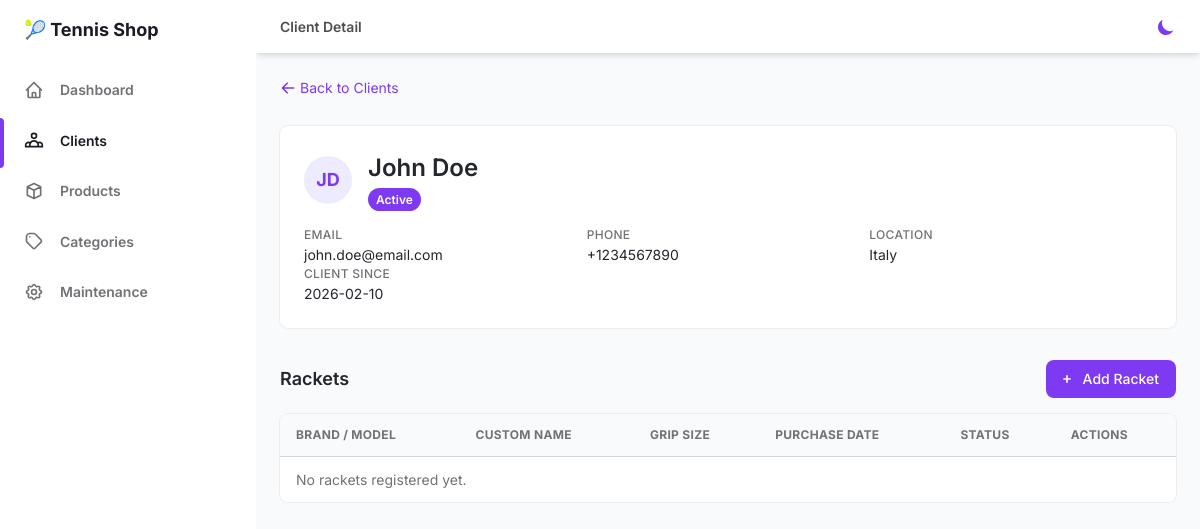
The page /clients/83c28422-14ba-4557-abca-d669e3091989 on the database as committed earlier.
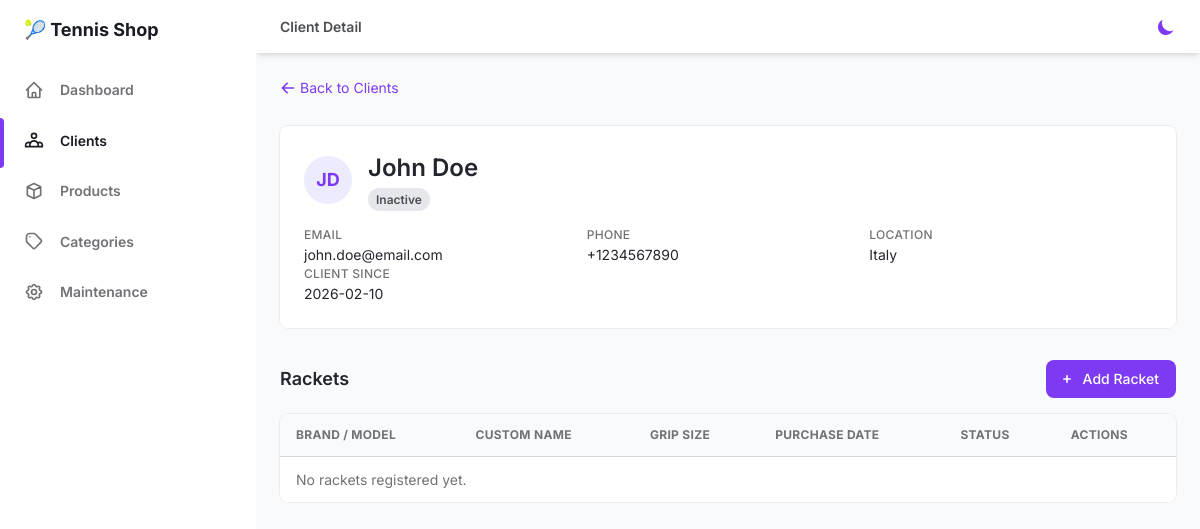
The same page on the database as committed later.
### app/models/client.py (models this page shows, shortened)
class Client(Base):
    __tablename__ = "clients"
    id = Column(String(36), primary_key=True, default=lambda: str(uuid.uuid4()), index=True)
    first_name = Column(String, nullable=False, index=True)
    last_name = Column(String, nullable=False, index=True)
    email = Column(String, unique=True, nullable=True, index=True)
    phone_number = Column(String, nullable=False, index=True)
    date_of_birth = Column(Date, nullable=True)
    address_line1 = Column(String, nullable=True)
    address_line2 = Column(String, nullable=True)
    city = Column(String, nullable=True)
    postal_code = Column(String, nullable=True)
    country = Column(String, nullable=True)
    notes = Column(String, nullable=True)  # Special preferences or notes
    is_active = Column(Boolean, default=True, nullable=False)
    created_at = Column(DateTime, default=datetime.utcnow, nullable=False)
    updated_at = Column(DateTime, default=datetime.utcnow, onupdate=datetime.utcnow, nullable=False)
    rackets = relationship("ClientRacket", back_populates="client", cascade="all, delete-orphan")

### app/routers/views.py (the view)
@router.get("/clients/{client_id}")
async def client_detail(client_id: str, request: Request, db: AsyncSession = Depends(get_db)):
    client = (await db.execute(
        select(Client).where(Client.id == client_id)
    )).scalar_one_or_none()
    if not client:
        raise HTTPException(status_code=404, detail="Client not found")
    rackets = (await db.execute(
        select(ClientRacket).where(ClientRacket.client_id == client_id).order_by(ClientRacket.brand)
    )).scalars().all()
    all_products = (await db.execute(
        select(Product).where(Product.is_active == True).order_by(Product.brand, Product.name)
    )).scalars().all()
    all_products_divided_by_category = {}
    for p in all_products:
        if p.category_id not in all_products_divided_by_category:
            all_products_divided_by_category[p.category_id] = []
        all_products_divided_by_category[p.category_id].append(p)
    all_categories = (await db.execute(select(ProductCategory))).scalars().all()
    strings_category_ids = {c.id for c in all_categories if "string" in c.name.lower()}
    base_grips_category_ids = {c.id for c in all_categories if "grip" in c.name.lower() and "over" not in c.name.lower()}
    overgrips_category_ids = {c.id for c in all_categories if "overgrip" in c.name.lower()}
    strings_for_dropdown = [
        {"id": p.id, "label": f"{p.brand} — {p.name}"}
        for p in all_products if p.category_id in strings_category_ids
    ]
    base_grips_for_dropdown = [
        {"id": p.id, "label": f"{p.brand} — {p.name}"}
        for p in all_products if p.category_id in base_grips_category_ids
    ]
    overgrips_for_dropdown = [
        {"id": p.id, "label": f"{p.brand} — {p.name}"}
        for p in all_products if p.category_id in overgrips_category_ids
    ]
    return templates.TemplateResponse(request, "pages/client_detail.html", {
        "active_page": "clients",
        "client": {
            "id": client.id,
            "first_name": client.first_name,
            "last_name": client.last_name,
            "email": client.email,
            "phone_number": client.phone_number,
            "date_of_birth": client.date_of_birth.isoformat() if client.date_of_birth else None,
            "address_line1": client.address_line1,
            "address_line2": client.address_line2,
            "city": client.city,
            "postal_code": client.postal_code,
            "country": client.country,
            "notes": client.notes,
            "is_active": client.is_active,
            "created_at": client.created_at.strftime("%Y-%m-%d") if client.created_at else "-",
        },
        "rackets": [
            {
                "id": r.id,
                "brand": r.brand,
                "model": r.model,
                "grip_size": r.grip_size,
                "custom_name": r.custom_name,
                "purchase_date": r.purchase_date.isoformat() if r.purchase_date else None,
                "notes": r.notes,
                "is_active": r.is_active,
            }
            for r in rackets
        ],
        "strings_for_dropdown": strings_for_dropdown,
        "base_grips_for_dropdown": base_grips_for_dropdown,
        "overgrips_for_dropdown": overgrips_for_dropdown,
    })

### app/templates/pages/client_detail.html (shortened to what this page needs)
{% extends "layout.html" %}
{% from "macros/crud.html" import modal_wrapper, delete_confirm, add_button, form_input, form_textarea, form_checkbox, modal_buttons, form_select, toast %}
{% block page_title %}Client Detail{% endblock %}
{% block content %}
<div class="my-6">
  <a href="/clients" class="inline-flex items-center text-sm text-purple-600 hover:text-purple-800 dark:text-purple-400">
    <svg class="w-4 h-4 mr-1" fill="currentColor" viewBox="0 0 20 20">
      <path fill-rule="evenodd" d="M9.707 16.707a1 1 0 01-1.414 0l-6-6a1 1 0 010-1.414l6-6a1 1 0 011.414 1.414L5.414 9H17a1 1 0 110 2H5.414l4.293 4.293a1 1 0 010 1.414z" clip-rule="evenodd"></path>
    </svg>
    Back to Clients
  </a>
</div>
<div class="p-6 mb-8 bg-white rounded-lg shadow-xs dark:bg-gray-800">
  <div class="flex items-center justify-between mb-4">
    <div class="flex items-center">
      <div class="w-12 h-12 mr-4 rounded-full bg-purple-100 dark:bg-purple-500 flex items-center justify-center">
        <span class="text-purple-600 dark:text-purple-100 font-bold text-lg">
          {{ (client.first_name[0] or '') | upper }}{{ (client.last_name[0] or '') | upper }}
        </span>
      </div>
      <div>
        <h2 class="text-2xl font-semibold text-gray-700 dark:text-gray-200">
          {{ client.first_name }} {{ client.last_name }}
        </h2>
        <span class="px-2 py-1 text-xs font-semibold rounded-full
          {% if client.is_active %}text-white bg-purple-600{% else %}text-gray-600 bg-gray-200 dark:bg-gray-700 dark:text-gray-400{% endif %}">
          {{ 'Active' if client.is_active else 'Inactive' }}
        </span>
      </div>
    </div>
  </div>
  <div class="grid grid-cols-2 gap-x-8 gap-y-3 text-sm md:grid-cols-3">
    {% if client.email %}
    <div>
      <p class="text-xs font-medium text-gray-500 dark:text-gray-400 uppercase tracking-wide">Email</p>
      <p class="text-gray-700 dark:text-gray-300">{{ client.email }}</p>
    </div>
    {% endif %}
    {% if client.phone_number %}
    <div>
      <p class="text-xs font-medium text-gray-500 dark:text-gray-400 uppercase tracking-wide">Phone</p>
      <p class="text-gray-700 dark:text-gray-300">{{ client.phone_number }}</p>
    </div>
    {% endif %}
    {% if client.city or client.country %}
    <div>
      <p class="text-xs font-medium text-gray-500 dark:text-gray-400 uppercase tracking-wide">Location</p>
      <p class="text-gray-700 dark:text-gray-300">
        {{ [client.city, client.country] | select | join(', ') }}
      </p>
    </div>
    {% endif %}
    <div>
      <p class="text-xs font-medium text-gray-500 dark:text-gray-400 uppercase tracking-wide">Client Since</p>
      <p class="text-gray-700 dark:text-gray-300">{{ client.created_at }}</p>
    </div>
  </div>
</div>
<div x-data="racketPageData()">
  <div class="flex items-center justify-between mb-4">
    <h3 class="text-lg font-semibold text-gray-700 dark:text-gray-200">Rackets</h3>
    {{ add_button("openCreate()", "Add Racket") }}
  </div>
  <div class="w-full overflow-hidden rounded-lg shadow-xs mb-8">
    <div class="w-full overflow-x-auto">
      <table class="w-full whitespace-no-wrap">
        <thead>
          <tr class="text-xs font-semibold tracking-wide text-left text-gray-500 uppercase border-b dark:border-gray-700 bg-gray-50 dark:text-gray-400 dark:bg-gray-800">
            <th class="px-4 py-3">Brand / Model</th>
            <th class="px-4 py-3">Custom Name</th>
            <th class="px-4 py-3">Grip Size</th>
            <th class="px-4 py-3">Purchase Date</th>
            <th class="px-4 py-3">Status</th>
            <th class="px-4 py-3">Actions</th>
          </tr>
        </thead>
        <tbody class="bg-white divide-y dark:divide-gray-700 dark:bg-gray-800">
          <tr x-show="allRackets.length === 0">
            <td class="px-4 py-3 text-sm text-gray-500 dark:text-gray-400" colspan="6">No rackets registered yet.</td>
          </tr>
        </tbody>
      </table>
    </div>
  </div>
</div>
{% endblock %}

### app/templates/layout.html (shortened to what this page needs)
<!DOCTYPE html>
<html :class="{ 'theme-dark': dark }" x-data="data()" lang="en">
  <head>
    <link rel="stylesheet" href="/static/css/tailwind.output.css" />
  </head>
  <body>
    <div class="flex h-screen bg-gray-50 dark:bg-gray-900" :class="{ 'overflow-hidden': isSideMenuOpen }">
      <aside class="z-20 hidden w-64 overflow-y-auto bg-white dark:bg-gray-800 lg:block flex-shrink-0">
        <div class="py-4 text-gray-500 dark:text-gray-400">
          <a class="ml-6 text-lg font-bold text-gray-800 dark:text-gray-200" href="/">
            🎾 Tennis Shop
          </a>
          <ul class="mt-6">
            <li class="relative px-6 py-3">
              <a class="inline-flex items-center w-full text-sm font-semibold transition-colors duration-150 hover:text-gray-800 dark:hover:text-gray-200 " href="/dashboard">
                <svg class="w-5 h-5" fill="none" stroke-linecap="round" stroke-linejoin="round" stroke-width="2" viewBox="0 0 24 24" stroke="currentColor"><path d="M3 12l2-2m0 0l7-7 7 7M5 10v10a1 1 0 001 1h3m10-11l2 2m-2-2v10a1 1 0 01-1 1h-3m-6 0a1 1 0 001-1v-4a1 1 0 011-1h2a1 1 0 011 1v4a1 1 0 001 1m-6 0h6"></path></svg>
                <span class="ml-4">Dashboard</span>
              </a>
            </li>
            <li class="relative px-6 py-3">
              {% if active_page == 'clients' %}<span class="absolute inset-y-0 left-0 w-1 bg-purple-600 rounded-tr-lg rounded-br-lg"></span>{% endif %}
              <a class="inline-flex items-center w-full text-sm font-semibold transition-colors duration-150 hover:text-gray-800 dark:hover:text-gray-200 {% if active_page == 'clients' %}text-gray-800 dark:text-gray-100{% endif %}" href="/clients">
                <span class="ml-4">Clients</span>
              </a>
            </li>
            <li class="relative px-6 py-3">
              <a class="inline-flex items-center w-full text-sm font-semibold transition-colors duration-150 hover:text-gray-800 dark:hover:text-gray-200 " href="/products">
                <svg class="w-5 h-5" fill="none" stroke-linecap="round" stroke-linejoin="round" stroke-width="2" viewBox="0 0 24 24" stroke="currentColor"><path d="M20 7l-8-4-8 4m16 0l-8 4m8-4v10l-8 4m0-10L4 7m8 4v10M4 7v10l8 4"></path></svg>
                <span class="ml-4">Products</span>
              </a>
            </li>
            <li class="relative px-6 py-3">
              <a class="inline-flex items-center w-full text-sm font-semibold transition-colors duration-150 hover:text-gray-800 dark:hover:text-gray-200 " href="/categories">
                <svg class="w-5 h-5" fill="none" stroke-linecap="round" stroke-linejoin="round" stroke-width="2" viewBox="0 0 24 24" stroke="currentColor"><path d="M7 7h.01M7 3h5c.512 0 1.024.195 1.414.586l7 7a2 2 0 010 2.828l-7 7a2 2 0 01-2.828 0l-7-7A2 2 0 013 12V7a4 4 0 014-4z"></path></svg>
                <span class="ml-4">Categories</span>
              </a>
            </li>
            <li class="relative px-6 py-3">
              <a class="inline-flex items-center w-full text-sm font-semibold transition-colors duration-150 hover:text-gray-800 dark:hover:text-gray-200 " href="/maintenance">
                <span class="ml-4">Maintenance</span>
              </a>
            </li>
          </ul>
        </div>
      </aside>
      <div class="flex flex-col flex-1 w-full overflow-hidden">
        <header class="z-10 py-4 bg-white shadow-md dark:bg-gray-800">
          <div class="container flex items-center justify-between h-full px-6 mx-auto text-purple-600 dark:text-purple-300">
            <span class="text-sm font-semibold text-gray-600 dark:text-gray-300">{% block page_title %}{% endblock %}</span>
            <ul class="flex items-center flex-shrink-0 space-x-6">
              <li class="flex">
                <button class="rounded-md focus:outline-none focus:shadow-outline-purple" @click="toggleTheme()" aria-label="Toggle color mode">
                  <template x-if="!dark">
                    <svg class="w-5 h-5" fill="currentColor" viewBox="0 0 20 20"><path d="M17.293 13.293A8 8 0 016.707 2.707a8.001 8.001 0 1010.586 10.586z"></path></svg>
                  </template>
                </button>
              </li>
            </ul>
          </div>
        </header>
        <main class="h-full overflow-y-auto">
          <div class="container px-0 lg:px-6 mx-auto grid">
            {% block content %}{% endblock %}
          </div>
        </main>
      </div>
    </div>
  </body>
</html>

### app/templates/macros/crud.html (shortened to what this page needs)
{% macro add_button(click_expr, label) %}
<button @click="{{ click_expr }}"
  class="flex items-center justify-between px-4 py-2 text-sm font-medium leading-5 text-white transition-colors duration-150 bg-purple-600 border border-transparent rounded-lg active:bg-purple-600 hover:bg-purple-700 focus:outline-none focus:shadow-outline-purple">
  <svg class="w-4 h-4 mr-2 -ml-1" fill="currentColor" viewBox="0 0 20 20"><path fill-rule="evenodd" d="M10 5a1 1 0 011 1v3h3a1 1 0 110 2h-3v3a1 1 0 11-2 0v-3H6a1 1 0 110-2h3V6a1 1 0 011-1z" clip-rule="evenodd"></path></svg>
  <span>{{ label }}</span>
</button>
{% endmacro %}

Rows that differ between the two databases and show on the page:
changed Client "John": is_active "Active" → "Inactive"
